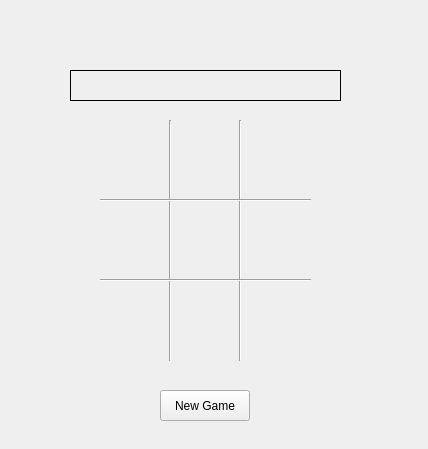
<?xml version="1.0" encoding="UTF-8"?>
<ui version="4.0">
 <class>tictactoe</class>
 <widget class="QWidget" name="tictactoe">
  <property name="geometry">
   <rect>
    <x>0</x>
    <y>0</y>
    <width>428</width>
    <height>449</height>
   </rect>
  </property>
  <property name="windowTitle">
   <string>Tic Tac Toe C++ Test</string>
  </property>
  <widget class="Line" name="line">
   <property name="geometry">
    <rect>
     <x>160</x>
     <y>120</y>
     <width>20</width>
     <height>241</height>
    </rect>
   </property>
   <property name="font">
    <font>
     <weight>50</weight>
     <bold>false</bold>
    </font>
   </property>
   <property name="frameShadow">
    <enum>QFrame::Sunken</enum>
   </property>
   <property name="lineWidth">
    <number>1</number>
   </property>
   <property name="orientation">
    <enum>Qt::Vertical</enum>
   </property>
  </widget>
  <widget class="Line" name="line_2">
   <property name="geometry">
    <rect>
     <x>230</x>
     <y>120</y>
     <width>20</width>
     <height>241</height>
    </rect>
   </property>
   <property name="orientation">
    <enum>Qt::Vertical</enum>
   </property>
  </widget>
  <widget class="Line" name="line_3">
   <property name="geometry">
    <rect>
     <x>100</x>
     <y>190</y>
     <width>211</width>
     <height>20</height>
    </rect>
   </property>
   <property name="orientation">
    <enum>Qt::Horizontal</enum>
   </property>
  </widget>
  <widget class="Line" name="line_4">
   <property name="geometry">
    <rect>
     <x>100</x>
     <y>270</y>
     <width>211</width>
     <height>20</height>
    </rect>
   </property>
   <property name="orientation">
    <enum>Qt::Horizontal</enum>
   </property>
  </widget>
  <widget class="QPushButton" name="btnTL">
   <property name="geometry">
    <rect>
     <x>100</x>
     <y>120</y>
     <width>71</width>
     <height>81</height>
    </rect>
   </property>
   <property name="font">
    <font>
     <pointsize>14</pointsize>
     <weight>75</weight>
     <bold>true</bold>
    </font>
   </property>
   <property name="focusPolicy">
    <enum>Qt::ClickFocus</enum>
   </property>
   <property name="text">
    <string/>
   </property>
   <property name="flat">
    <bool>true</bool>
   </property>
  </widget>
  <widget class="QPushButton" name="btnTC">
   <property name="geometry">
    <rect>
     <x>170</x>
     <y>120</y>
     <width>71</width>
     <height>81</height>
    </rect>
   </property>
   <property name="font">
    <font>
     <pointsize>14</pointsize>
     <weight>75</weight>
     <bold>true</bold>
    </font>
   </property>
   <property name="focusPolicy">
    <enum>Qt::ClickFocus</enum>
   </property>
   <property name="text">
    <string/>
   </property>
   <property name="flat">
    <bool>true</bool>
   </property>
  </widget>
  <widget class="QPushButton" name="btnTR">
   <property name="geometry">
    <rect>
     <x>240</x>
     <y>120</y>
     <width>71</width>
     <height>81</height>
    </rect>
   </property>
   <property name="font">
    <font>
     <pointsize>14</pointsize>
     <weight>75</weight>
     <bold>true</bold>
    </font>
   </property>
   <property name="focusPolicy">
    <enum>Qt::ClickFocus</enum>
   </property>
   <property name="text">
    <string/>
   </property>
   <property name="flat">
    <bool>true</bool>
   </property>
  </widget>
  <widget class="QPushButton" name="btnMR">
   <property name="geometry">
    <rect>
     <x>240</x>
     <y>200</y>
     <width>71</width>
     <height>81</height>
    </rect>
   </property>
   <property name="font">
    <font>
     <pointsize>14</pointsize>
     <weight>75</weight>
     <bold>true</bold>
    </font>
   </property>
   <property name="focusPolicy">
    <enum>Qt::ClickFocus</enum>
   </property>
   <property name="text">
    <string/>
   </property>
   <property name="flat">
    <bool>true</bool>
   </property>
  </widget>
  <widget class="QPushButton" name="btnMC">
   <property name="geometry">
    <rect>
     <x>170</x>
     <y>200</y>
     <width>71</width>
     <height>81</height>
    </rect>
   </property>
   <property name="font">
    <font>
     <pointsize>14</pointsize>
     <weight>75</weight>
     <bold>true</bold>
    </font>
   </property>
   <property name="focusPolicy">
    <enum>Qt::ClickFocus</enum>
   </property>
   <property name="text">
    <string/>
   </property>
   <property name="flat">
    <bool>true</bool>
   </property>
  </widget>
  <widget class="QPushButton" name="btnML">
   <property name="geometry">
    <rect>
     <x>100</x>
     <y>200</y>
     <width>71</width>
     <height>81</height>
    </rect>
   </property>
   <property name="font">
    <font>
     <pointsize>14</pointsize>
     <weight>75</weight>
     <bold>true</bold>
    </font>
   </property>
   <property name="focusPolicy">
    <enum>Qt::ClickFocus</enum>
   </property>
   <property name="text">
    <string/>
   </property>
   <property name="flat">
    <bool>true</bool>
   </property>
  </widget>
  <widget class="QPushButton" name="btnBL">
   <property name="geometry">
    <rect>
     <x>100</x>
     <y>280</y>
     <width>71</width>
     <height>81</height>
    </rect>
   </property>
   <property name="font">
    <font>
     <pointsize>14</pointsize>
     <weight>75</weight>
     <bold>true</bold>
    </font>
   </property>
   <property name="focusPolicy">
    <enum>Qt::ClickFocus</enum>
   </property>
   <property name="text">
    <string/>
   </property>
   <property name="flat">
    <bool>true</bool>
   </property>
  </widget>
  <widget class="QPushButton" name="btnBC">
   <property name="geometry">
    <rect>
     <x>170</x>
     <y>280</y>
     <width>71</width>
     <height>81</height>
    </rect>
   </property>
   <property name="font">
    <font>
     <pointsize>14</pointsize>
     <weight>75</weight>
     <bold>true</bold>
    </font>
   </property>
   <property name="focusPolicy">
    <enum>Qt::ClickFocus</enum>
   </property>
   <property name="text">
    <string/>
   </property>
   <property name="flat">
    <bool>true</bool>
   </property>
  </widget>
  <widget class="QPushButton" name="btnBR">
   <property name="geometry">
    <rect>
     <x>240</x>
     <y>280</y>
     <width>71</width>
     <height>81</height>
    </rect>
   </property>
   <property name="font">
    <font>
     <pointsize>14</pointsize>
     <weight>75</weight>
     <bold>true</bold>
    </font>
   </property>
   <property name="focusPolicy">
    <enum>Qt::ClickFocus</enum>
   </property>
   <property name="text">
    <string/>
   </property>
   <property name="flat">
    <bool>true</bool>
   </property>
  </widget>
  <widget class="QPushButton" name="btnNew">
   <property name="geometry">
    <rect>
     <x>160</x>
     <y>390</y>
     <width>90</width>
     <height>31</height>
    </rect>
   </property>
   <property name="focusPolicy">
    <enum>Qt::ClickFocus</enum>
   </property>
   <property name="text">
    <string>New Game</string>
   </property>
  </widget>
  <widget class="QLabel" name="lblMessages">
   <property name="geometry">
    <rect>
     <x>70</x>
     <y>70</y>
     <width>271</width>
     <height>31</height>
    </rect>
   </property>
   <property name="frameShape">
    <enum>QFrame::Box</enum>
   </property>
   <property name="lineWidth">
    <number>1</number>
   </property>
   <property name="text">
    <string/>
   </property>
   <property name="alignment">
    <set>Qt::AlignCenter</set>
   </property>
  </widget>
 </widget>
 <resources/>
 <connections/>
</ui>
